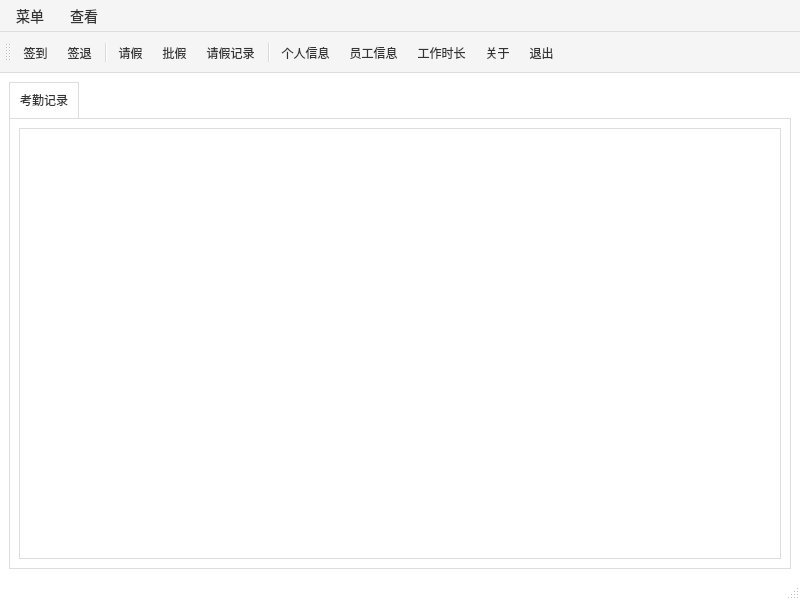
<?xml version="1.0" encoding="UTF-8"?>
<ui version="4.0">
 <class>MainWindowTotal</class>
 <widget class="QMainWindow" name="MainWindowTotal">
  <property name="geometry">
   <rect>
    <x>0</x>
    <y>0</y>
    <width>800</width>
    <height>600</height>
   </rect>
  </property>
  <property name="windowTitle">
   <string>职工考勤</string>
  </property>
  <property name="styleSheet">
   <string notr="true">QMainWindow {
    background-color: #ffffff;
    font-family: &quot;Segoe UI&quot;, sans-serif;
}
QMenuBar {
    background-color: #f5f5f5;
    color: #333333;
    font-size: 14px;
    border-bottom: 1px solid #dddddd;
}
QMenuBar::item {
    background-color: transparent;
    padding: 5px 10px;
}
QMenuBar::item:selected {
    background-color: #e0e0e0;
}
QMenu {
    background-color: #f5f5f5;
    color: #333333;
    border: 1px solid #dddddd;
}
QMenu::item:selected {
    background-color: #e0e0e0;
}
QToolBar {
    background-color: #f5f5f5;
    border: none;
    padding: 5px;
    border-bottom: 1px solid #dddddd;
}
QToolButton {
    background-color: transparent;
    color: #333333;
    padding: 5px;
    border-radius: 5px;
}
QToolButton:hover {
    background-color: #e0e0e0;
}
QTabWidget::pane {
    border: 1px solid #dddddd;
    background-color: #ffffff;
}
QTabBar::tab {
    background-color: #f5f5f5;
    color: #333333;
    padding: 10px;
    border: 1px solid #dddddd;
    border-bottom: none;
}
QTabBar::tab:selected {
    background-color: #ffffff;
    border-bottom: 1px solid #ffffff;
}
QTableWidget {
    background-color: #ffffff;
    border: 1px solid #dddddd;
    gridline-color: #dddddd;
}
QHeaderView::section {
    background-color: #f5f5f5;
    color: #333333;
    padding: 5px;
    border: 1px solid #dddddd;
}</string>
  </property>
  <property name="toolButtonStyle">
   <enum>Qt::ToolButtonTextUnderIcon</enum>
  </property>
  <widget class="QWidget" name="centralwidget">
   <layout class="QVBoxLayout" name="verticalLayout_2">
    <item>
     <widget class="QTabWidget" name="tabWidget">
      <property name="currentIndex">
       <number>0</number>
      </property>
      <widget class="QWidget" name="tab">
       <attribute name="title">
        <string>考勤记录</string>
       </attribute>
       <layout class="QVBoxLayout" name="verticalLayout">
        <item>
         <widget class="QTableWidget" name="tableWidget"/>
        </item>
       </layout>
      </widget>
     </widget>
    </item>
   </layout>
  </widget>
  <widget class="QMenuBar" name="menubar">
   <property name="geometry">
    <rect>
     <x>0</x>
     <y>0</y>
     <width>800</width>
     <height>29</height>
    </rect>
   </property>
   <widget class="QMenu" name="menu">
    <property name="title">
     <string>菜单</string>
    </property>
    <addaction name="actionSignIn"/>
    <addaction name="actionSign_out"/>
    <addaction name="separator"/>
    <addaction name="actionLeave"/>
    <addaction name="actionPermit"/>
    <addaction name="separator"/>
    <addaction name="actionExit"/>
   </widget>
   <widget class="QMenu" name="menu_2">
    <property name="title">
     <string>查看</string>
    </property>
    <addaction name="actionRecord"/>
    <addaction name="separator"/>
    <addaction name="actionPerson"/>
    <addaction name="actionEmployeeInfo"/>
    <addaction name="separator"/>
    <addaction name="actionWorkTime"/>
    <addaction name="actionAbout"/>
   </widget>
   <addaction name="menu"/>
   <addaction name="menu_2"/>
  </widget>
  <widget class="QStatusBar" name="statusbar"/>
  <widget class="QToolBar" name="toolBar">
   <property name="windowTitle">
    <string>toolBar</string>
   </property>
   <property name="iconSize">
    <size>
     <width>40</width>
     <height>40</height>
    </size>
   </property>
   <attribute name="toolBarArea">
    <enum>TopToolBarArea</enum>
   </attribute>
   <attribute name="toolBarBreak">
    <bool>false</bool>
   </attribute>
   <addaction name="actionSignIn"/>
   <addaction name="actionSign_out"/>
   <addaction name="separator"/>
   <addaction name="actionLeave"/>
   <addaction name="actionPermit"/>
   <addaction name="actionRecord"/>
   <addaction name="separator"/>
   <addaction name="actionPerson"/>
   <addaction name="actionEmployeeInfo"/>
   <addaction name="actionWorkTime"/>
   <addaction name="actionAbout"/>
   <addaction name="actionExit"/>
  </widget>
  <action name="actionSignIn">
   <property name="icon">
    <iconset resource="src.qrc">
     <normaloff>:/images/打卡.png</normaloff>:/images/打卡.png</iconset>
   </property>
   <property name="text">
    <string>签到</string>
   </property>
   <property name="toolTip">
    <string>签到</string>
   </property>
   <property name="shortcut">
    <string>Ctrl+I</string>
   </property>
   <property name="menuRole">
    <enum>QAction::NoRole</enum>
   </property>
  </action>
  <action name="actionLeave">
   <property name="icon">
    <iconset resource="src.qrc">
     <normaloff>:/images/请假.png</normaloff>:/images/请假.png</iconset>
   </property>
   <property name="text">
    <string>请假</string>
   </property>
   <property name="toolTip">
    <string>请假</string>
   </property>
   <property name="shortcut">
    <string>Ctrl+L</string>
   </property>
   <property name="menuRole">
    <enum>QAction::NoRole</enum>
   </property>
  </action>
  <action name="actionPermit">
   <property name="icon">
    <iconset resource="src.qrc">
     <normaloff>:/images/事务.png</normaloff>:/images/事务.png</iconset>
   </property>
   <property name="text">
    <string>批假</string>
   </property>
   <property name="toolTip">
    <string>批假</string>
   </property>
   <property name="shortcut">
    <string>Ctrl+P</string>
   </property>
   <property name="menuRole">
    <enum>QAction::NoRole</enum>
   </property>
  </action>
  <action name="actionAbout">
   <property name="icon">
    <iconset resource="src.qrc">
     <normaloff>:/images/分析.png</normaloff>:/images/分析.png</iconset>
   </property>
   <property name="text">
    <string>关于</string>
   </property>
   <property name="toolTip">
    <string>关于</string>
   </property>
   <property name="menuRole">
    <enum>QAction::NoRole</enum>
   </property>
  </action>
  <action name="actionExit">
   <property name="icon">
    <iconset resource="src.qrc">
     <normaloff>:/images/exit.png</normaloff>:/images/exit.png</iconset>
   </property>
   <property name="text">
    <string>退出</string>
   </property>
   <property name="toolTip">
    <string>退出</string>
   </property>
   <property name="shortcut">
    <string>Ctrl+Q</string>
   </property>
   <property name="menuRole">
    <enum>QAction::NoRole</enum>
   </property>
  </action>
  <action name="actionRecord">
   <property name="icon">
    <iconset resource="src.qrc">
     <normaloff>:/images/台账.png</normaloff>:/images/台账.png</iconset>
   </property>
   <property name="text">
    <string>请假记录</string>
   </property>
   <property name="toolTip">
    <string>我的请假记录</string>
   </property>
   <property name="shortcut">
    <string>Ctrl+M</string>
   </property>
   <property name="menuRole">
    <enum>QAction::NoRole</enum>
   </property>
  </action>
  <action name="actionEmployeeInfo">
   <property name="icon">
    <iconset resource="src.qrc">
     <normaloff>:/images/login2.png</normaloff>:/images/login2.png</iconset>
   </property>
   <property name="text">
    <string>员工信息</string>
   </property>
   <property name="toolTip">
    <string>员工信息</string>
   </property>
   <property name="menuRole">
    <enum>QAction::NoRole</enum>
   </property>
  </action>
  <action name="actionSign_out">
   <property name="icon">
    <iconset resource="src.qrc">
     <normaloff>:/images/考勤.png</normaloff>:/images/考勤.png</iconset>
   </property>
   <property name="text">
    <string>签退</string>
   </property>
   <property name="toolTip">
    <string>签退</string>
   </property>
   <property name="shortcut">
    <string>Ctrl+O</string>
   </property>
   <property name="menuRole">
    <enum>QAction::NoRole</enum>
   </property>
  </action>
  <action name="actionWorkTime">
   <property name="icon">
    <iconset resource="src.qrc">
     <normaloff>:/images/加班.png</normaloff>:/images/加班.png</iconset>
   </property>
   <property name="text">
    <string>工作时长</string>
   </property>
   <property name="toolTip">
    <string>工作时长</string>
   </property>
   <property name="menuRole">
    <enum>QAction::NoRole</enum>
   </property>
  </action>
  <action name="actionPerson">
   <property name="icon">
    <iconset resource="src.qrc">
     <normaloff>:/images/客户.png</normaloff>:/images/客户.png</iconset>
   </property>
   <property name="text">
    <string>个人信息</string>
   </property>
   <property name="toolTip">
    <string>个人信息</string>
   </property>
   <property name="menuRole">
    <enum>QAction::NoRole</enum>
   </property>
  </action>
 </widget>
 <resources>
  <include location="src.qrc"/>
 </resources>
 <connections/>
</ui>
